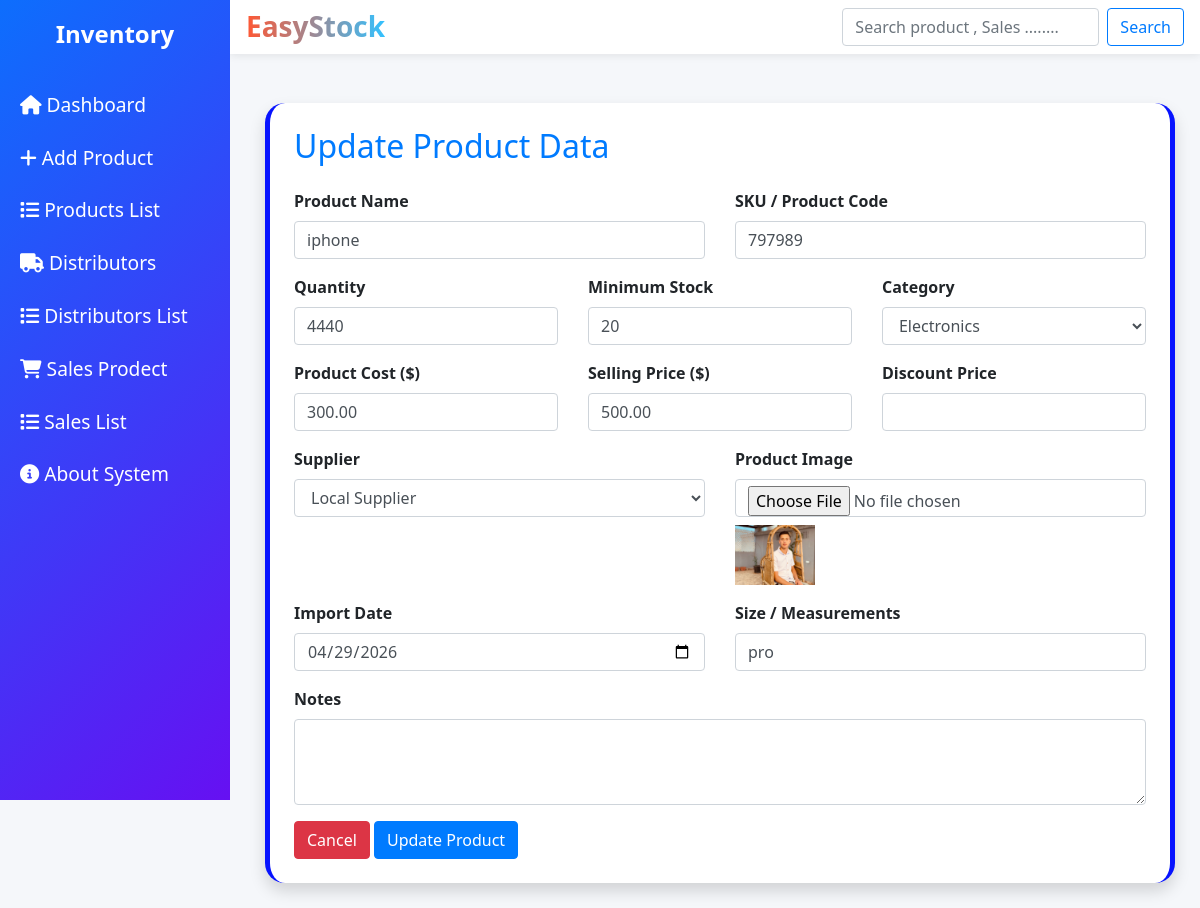
The app's page /update_product/7/, older data.
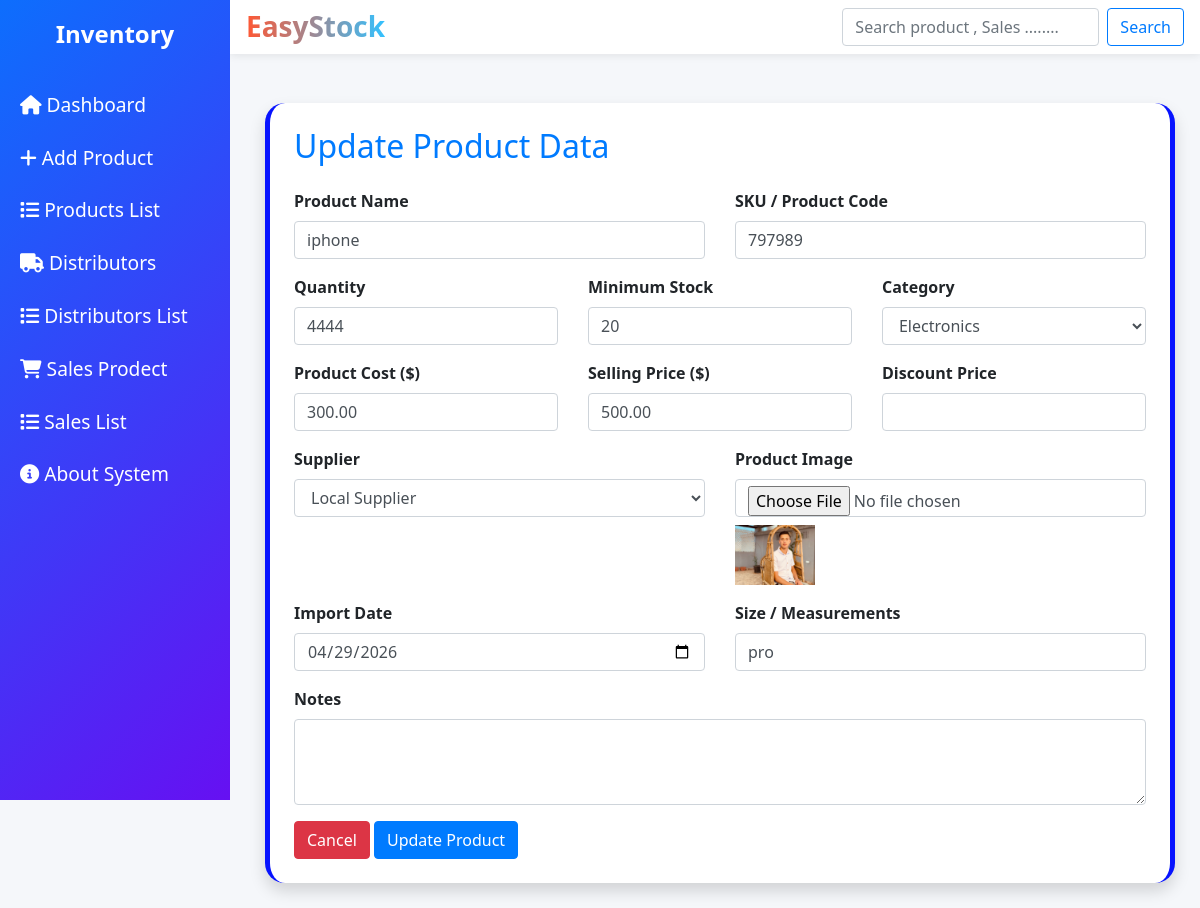
The same page, newer data.
### app_app/models.py (models this page shows, shortened)
class Product(models.Model):
    CATEGORY_CHOICES = [
        ('electronics', 'Electronics'),
        ('clothing', 'Clothing'),
        ('food', 'Food'),
        ('accessories', 'Accessories'),
    ]
    SUPPLIER_CHOICES = [
        ('amazon', 'Amazon'),
        ('alibaba', 'Alibaba'),
        ('local', 'Local Supplier'),
    ]
    name = models.CharField(max_length=255)
    sku = models.CharField(max_length=100, unique=True)
    quantity = models.PositiveIntegerField()  # المخزون الأساسي
    min_stock = models.PositiveIntegerField(null=True, blank=True)
    category = models.CharField(max_length=50, choices=CATEGORY_CHOICES)
    cost = models.DecimalField(max_digits=10, decimal_places=2)
    price = models.DecimalField(max_digits=10, decimal_places=2)
    discount = models.DecimalField(max_digits=10, decimal_places=2, null=True, blank=True)
    supplier = models.CharField(max_length=50, choices=SUPPLIER_CHOICES, null=True, blank=True)
    image = models.ImageField(upload_to='products/', null=True, blank=True)
    import_date = models.DateField(null=True, blank=True)
    size = models.CharField(max_length=100, null=True, blank=True)
    notes = models.TextField(null=True, blank=True)
    created_at = models.DateTimeField(auto_now_add=True)
    updated_at = models.DateTimeField(auto_now=True)

### app_app/views.py (the view)
# urls.py: path('update_product/<int:id>/', views.update_product, name='update_product'),
def update_product(request, id):
    product = get_object_or_404(Product, id=id)
    if request.method == "POST":
        form = ProductForm(request.POST, request.FILES, instance=product)
        if form.is_valid():
            form.save()
            return redirect('product_list')
    else:
        form = ProductForm(instance=product)
    return render(request, 'pages/update/update_product.html', {
        'form': form,
        'product': product
    })

### app_app/forms.py
class ProductForm(forms.ModelForm):
    class Meta:
        model=Product
        fields='__all__'

### templates/pages/update/update_product.html (shortened to what this page needs)
{% extends "base.html" %}
{% block content %}
<div class="content container mt-4">
  <div class="card shadow p-4">
    <h2 class="mb-4 text-primary">Update Product Data</h2>
    <form method="POST" enctype="multipart/form-data">
      <div class="row">
        <div class="col-md-6 mb-3">
          <label>Product Name</label>
          <input type="text" name="name" value="{{ product.name }}" class="form-control" required>
        </div>
        <div class="col-md-6 mb-3">
          <label>SKU / Product Code</label>
          <input type="text" name="sku" value="{{ product.sku }}" class="form-control" required>
        </div>
        <div class="col-md-4 mb-3">
          <label>Quantity</label>
          <input type="number" name="quantity" value="{{ product.quantity }}" class="form-control" required>
        </div>
        <div class="col-md-4 mb-3">
          <label>Minimum Stock</label>
          <input type="number" name="min_stock" value="{{ product.min_stock }}" class="form-control">
        </div>
        <div class="col-md-4 mb-3">
          <label>Category</label>
          <select name="category" class="form-control">
            <option value="electronics" {% if product.category == "electronics" %}selected{% endif %}>Electronics</option>
          </select>
        </div>
        <div class="col-md-4 mb-3">
          <label>Product Cost ($)</label>
          <input type="number" step="0.01" name="cost" value="{{ product.cost }}" class="form-control" required>
        </div>
        <div class="col-md-4 mb-3">
          <label>Selling Price ($)</label>
          <input type="number" step="0.01" name="price" value="{{ product.price }}" class="form-control" required>
        </div>
        <div class="col-md-4 mb-3">
          <label>Discount Price</label>
          <input type="number" step="0.01" name="discount" value="{{ product.discount }}" class="form-control">
        </div>
        <div class="col-md-6 mb-3">
          <label>Supplier</label>
          <select name="supplier" class="form-control">
            <option value="local" {% if product.supplier == "local" %}selected{% endif %}>Local Supplier</option>
          </select>
        </div>
        <div class="col-md-6 mb-3">
          <label>Product Image</label>
          <input type="file" name="image" class="form-control">
          {% if product.image %}
            <img src="{{ product.image.url }}" width="80" class="mt-2">
          {% endif %}
        </div>
        <div class="col-md-6 mb-3">
          <label>Import Date</label>
          <input type="date" name="import_date"
                 value="{{ product.import_date|date:'Y-m-d' }}"
                 class="form-control">
        </div>
        <div class="col-md-6 mb-3">
          <label>Size / Measurements</label>
          <input type="text" name="size" value="{{ product.size }}" class="form-control">
        </div>
        <div class="col-md-12 mb-3">
          <label>Notes</label>
          <textarea name="notes" class="form-control" rows="3">{{ product.notes }}</textarea>
        </div>
      </div>
      <div class="text-end">
        <a href="{% url 'product_list' %}" class="btn btn-danger">Cancel</a>
        <button type="submit" class="btn btn-primary">Update Product</button>
      </div>
    </form>
  </div>
</div>
{% endblock %}

Row changes from the older to the newer data that the page shows:
changed Product "iphone": quantity "4440" → "4444"
